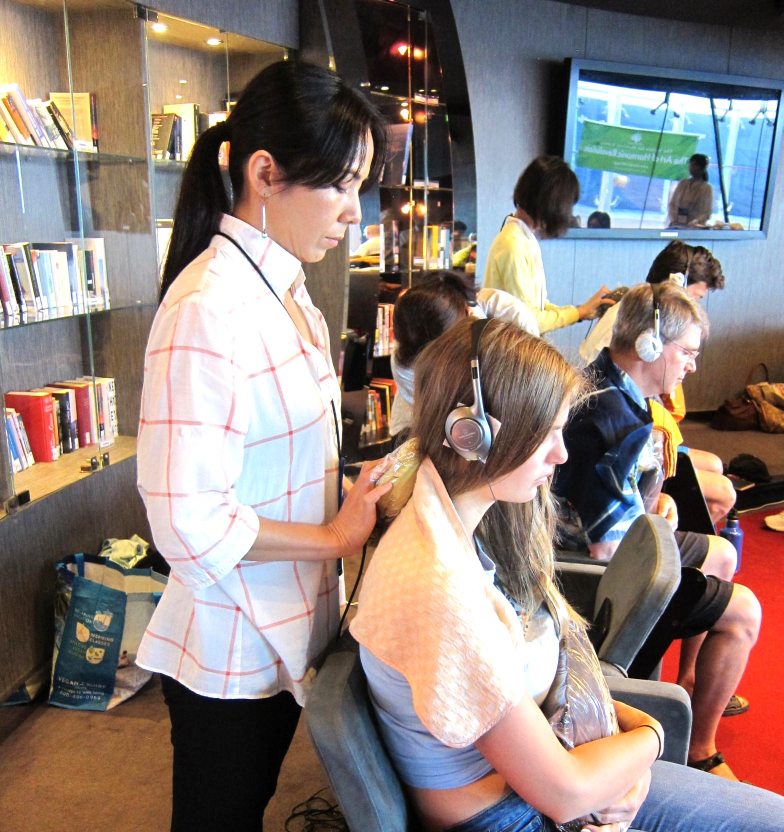
#> input picture 太陽食品コラボ.jpg, 1567 x 1664 px (shown at 1/2 size)
$ python image_resizer.py '../太陽食品コラボ.jpg'
#> lines starting #> are read from the running program, lines starting #| are printed output that depends on the picture
#!/usr/bin/env python3
# -*- coding: utf-8 -*-
"""
汎用画像リサイズツール - 指定サイズへのリサイズ + 余白パディング

任意の画像を指定サイズにリサイズし、アスペクト比を維持しつつ余白で埋める。
EXIF回転の自動適用、RGBA/P→RGB変換にも対応。

使い方:
  # 基本（4:5 Instagram向け 1080x1350）
  python3 image_resizer.py input.jpg

  # サイズ指定
  python3 image_resizer.py input.jpg --size 1200x630

  # 出力先指定
  python3 image_resizer.py input.jpg -o output.jpg

  # 背景色指定（デフォルト: 白）
  python3 image_resizer.py input.jpg --bg "#F0F0F0"

  # 複数ファイル一括処理
  python3 image_resizer.py img1.jpg img2.png img3.webp --size 1080x1080

  # ディレクトリ内の全画像を処理
  python3 image_resizer.py ./photos/ --size 1080x1350 -o ./resized/

  # JPEG品質指定（デフォルト: 90）
  python3 image_resizer.py input.jpg --quality 95

  # プレビュー（保存せず情報のみ表示）
  python3 image_resizer.py input.jpg --info
"""

import argparse
import os
import sys
from pathlib import Path
from PIL import Image, ImageOps

SUPPORTED_EXTENSIONS = {'.jpg', '.jpeg', '.png', '.webp', '.bmp', '.gif', '.tiff'}

# プリセットサイズ
PRESETS = {
    'ig-portrait': (1080, 1350),   # Instagram 4:5
    'ig-square': (1080, 1080),     # Instagram 1:1
    'ig-landscape': (1080, 608),   # Instagram 1.91:1
    'ig-story': (1080, 1920),      # Instagram Story 9:16
    'x-post': (1200, 675),         # X(Twitter) 16:9
    'x-header': (1500, 500),       # X ヘッダー
    'og': (1200, 630),             # OGP画像
    'youtube-thumb': (1280, 720),  # YouTube サムネイル
    'a4-landscape': (3508, 2480),  # A4横 300dpi
    'a4-portrait': (2480, 3508),   # A4縦 300dpi
}


def parse_color(color_str):
    """色文字列をRGBタプルに変換"""
    color_str = color_str.strip().strip('"').strip("'")
    if color_str.startswith('#'):
        hex_color = color_str.lstrip('#')
        if len(hex_color) == 3:
            hex_color = ''.join(c * 2 for c in hex_color)
        return tuple(int(hex_color[i:i+2], 16) for i in (0, 2, 4))
    named_colors = {
        'white': (255, 255, 255), 'black': (0, 0, 0),
        'red': (255, 0, 0), 'green': (0, 128, 0), 'blue': (0, 0, 255),
        'transparent': None,
    }
    return named_colors.get(color_str.lower(), (255, 255, 255))


def parse_size(size_str):
    """サイズ文字列またはプリセット名をタプルに変換"""
    if size_str in PRESETS:
        return PRESETS[size_str]
    parts = size_str.lower().replace(',', 'x').split('x')
    if len(parts) != 2:
        raise ValueError(f"サイズは 'WxH' 形式で指定してください: {size_str}")
    return int(parts[0]), int(parts[1])


def resize_with_padding(img, target_w, target_h, bg_color=(255, 255, 255), quality=90):
    """
    画像をアスペクト比を維持して指定サイズにリサイズし、余白をパディングする。

    Args:
        img: PIL Image
        target_w: 目標幅
        target_h: 目標高さ
        bg_color: 背景色 (R, G, B) タプル、またはNone（透明）
        quality: JPEG品質 (1-100)

    Returns:
        PIL Image (リサイズ済み)
    """
    # EXIF回転を適用
    img = ImageOps.exif_transpose(img)

    # 透明背景の場合はRGBA、それ以外はRGB
    if bg_color is None:
        if img.mode != 'RGBA':
            img = img.convert('RGBA')
        output_mode = 'RGBA'
    else:
        if img.mode in ('RGBA', 'P'):
            bg = Image.new('RGB', img.size, bg_color)
            if img.mode == 'RGBA':
                bg.paste(img, mask=img.split()[3])
            else:
                bg.paste(img)
            img = bg
        elif img.mode != 'RGB':
            img = img.convert('RGB')
        output_mode = 'RGB'

    # アスペクト比を維持してフィット
    img_w, img_h = img.size
    scale = min(target_w / img_w, target_h / img_h)
    new_w = int(img_w * scale)
    new_h = int(img_h * scale)
    img_resized = img.resize((new_w, new_h), Image.LANCZOS)

    # 余白で中央配置
    if bg_color is None:
        result = Image.new('RGBA', (target_w, target_h), (0, 0, 0, 0))
    else:
        result = Image.new(output_mode, (target_w, target_h), bg_color)

    offset_x = (target_w - new_w) // 2
    offset_y = (target_h - new_h) // 2
    result.paste(img_resized, (offset_x, offset_y))

    return result


def get_output_path(input_path, output_arg, target_w, target_h):
    """出力パスを決定"""
    input_path = Path(input_path)
    if output_arg:
        output_path = Path(output_arg)
        if output_path.is_dir():
            stem = input_path.stem
            ext = input_path.suffix if input_path.suffix.lower() != '.webp' else '.jpg'
            return output_path / f"{stem}_{target_w}x{target_h}{ext}"
        return output_path
    stem = input_path.stem
    ext = input_path.suffix if input_path.suffix.lower() != '.webp' else '.jpg'
    return input_path.parent / f"{stem}_{target_w}x{target_h}{ext}"


def collect_images(paths):
    """パスリストから画像ファイルを収集"""
    images = []
    for p in paths:
        path = Path(p)
        if path.is_dir():
            for ext in SUPPORTED_EXTENSIONS:
                images.extend(path.glob(f'*{ext}'))
                images.extend(path.glob(f'*{ext.upper()}'))
        elif path.is_file() and path.suffix.lower() in SUPPORTED_EXTENSIONS:
            images.append(path)
        else:
            print(f"  スキップ: {p} (非対応形式)")
    return sorted(set(images))


def show_info(img_path):
    """画像情報を表示"""
    img = Image.open(img_path)
    img = ImageOps.exif_transpose(img)
    w, h = img.size
    ratio = w / h
    file_size = os.path.getsize(img_path)

    print(f"  ファイル: {img_path}")
    print(f"  サイズ: {w}x{h}")
    print(f"  アスペクト比: {ratio:.2f} ({w}:{h})")
    print(f"  モード: {img.mode}")
    print(f"  ファイルサイズ: {file_size / 1024:.1f} KB")

    # 最適プリセット提案
    print(f"  ---")
    for name, (pw, ph) in PRESETS.items():
        preset_ratio = pw / ph
        if abs(ratio - preset_ratio) < 0.1:
            print(f"  近いプリセット: {name} ({pw}x{ph})")


def main():
    parser = argparse.ArgumentParser(
        description='汎用画像リサイズツール - 余白パディング付き',
        formatter_class=argparse.RawDescriptionHelpFormatter,
        epilog="""
プリセット一覧:
  ig-portrait    1080x1350  Instagram 4:5
  ig-square      1080x1080  Instagram 1:1
  ig-landscape   1080x608   Instagram 1.91:1
  ig-story       1080x1920  Instagram Story 9:16
  x-post         1200x675   X(Twitter) 16:9
  x-header       1500x500   X ヘッダー
  og             1200x630   OGP画像
  youtube-thumb  1280x720   YouTube サムネイル
  a4-landscape   3508x2480  A4横 300dpi
  a4-portrait    2480x3508  A4縦 300dpi

使用例:
  python3 image_resizer.py photo.jpg --size ig-portrait
  python3 image_resizer.py ./photos/ --size 1080x1080 -o ./output/
        """)

    parser.add_argument('inputs', nargs='*', help='画像ファイルまたはディレクトリ')
    parser.add_argument('--size', '-s', default='ig-portrait',
                        help='出力サイズ (WxH or プリセット名、デフォルト: ig-portrait)')
    parser.add_argument('--output', '-o', default=None,
                        help='出力先ファイルまたはディレクトリ')
    parser.add_argument('--bg', default='white',
                        help='背景色 (#RRGGBB or 色名、デフォルト: white)')
    parser.add_argument('--quality', '-q', type=int, default=90,
                        help='JPEG品質 1-100 (デフォルト: 90)')
    parser.add_argument('--info', action='store_true',
                        help='画像情報を表示するのみ（リサイズしない）')
    parser.add_argument('--presets', action='store_true',
                        help='プリセット一覧を表示')

    args = parser.parse_args()

    if args.presets:
        print("プリセット一覧:")
        for name, (w, h) in PRESETS.items():
            print(f"  {name:20s} {w}x{h}")
        return

    # 画像収集
    images = collect_images(args.inputs)
    if not images:
        print("対象画像が見つかりません")
        sys.exit(1)

    # --info モード
    if args.info:
        for img_path in images:
            show_info(img_path)
            print()
        return

    # サイズ・背景色パース
    target_w, target_h = parse_size(args.size)
    bg_color = parse_color(args.bg)

    # 出力ディレクトリ作成
    if args.output and len(images) > 1:
        Path(args.output).mkdir(parents=True, exist_ok=True)

    print(f"リサイズ: {target_w}x{target_h} | 背景: {args.bg} | 品質: {args.quality}")
    print(f"対象: {len(images)}ファイル")
    print()

    for img_path in images:
        try:
            img = Image.open(img_path)
#> img is the input picture: PIL image 1567x1664 RGB; mean R, G, B 142.4, 128, 122.4
            original_size = f"{img.size[0]}x{img.size[1]}"
#> original_size = '1567x1664'

            result = resize_with_padding(img, target_w, target_h, bg_color, args.quality)
#> in resize_with_padding, `img_resized = img.resize((new_w, new_h), Image.LANCZOS)`:
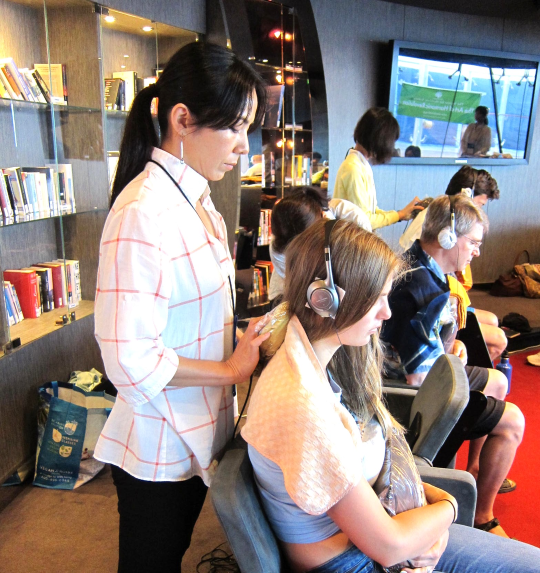
#> img_resized: PIL image 1080x1146 RGB (shown at 1/2 size); mean R, G, B 142.4, 128, 122.4
#> in resize_with_padding, `result = Image.new(output_mode, (target_w, target_h), bg_color)`: result: PIL image 1080x1350 RGB; every value is 255
#> in resize_with_padding, `result.paste(img_resized, (offset_x, offset_y))`:
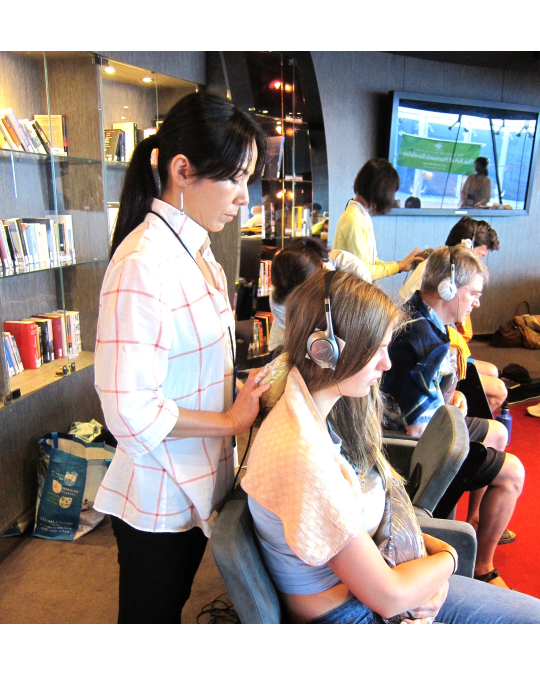
#> result: PIL image 1080x1350 RGB (shown at 1/2 size); mean R, G, B 159.4, 147.2, 142.4
            output_path = get_output_path(img_path, args.output, target_w, target_h)

            # 保存
            save_kwargs = {}
            if output_path.suffix.lower() in ('.jpg', '.jpeg'):
                save_kwargs = {'quality': args.quality, 'optimize': True}
            elif output_path.suffix.lower() == '.png':
                save_kwargs = {'optimize': True}

            result.save(output_path, **save_kwargs)
            out_size = os.path.getsize(output_path) / 1024
            print(f"  ✅ {img_path.name} ({original_size}) → {output_path.name} ({target_w}x{target_h}, {out_size:.1f}KB)")
#|   ✅ 太陽食品コラボ.jpg (1567x1664) → 太陽食品コラボ_1080x1350.jpg (1080x1350, 335.4KB)

        except Exception as e:
            print(f"  ❌ {img_path.name}: {e}")

    print(f"\n完了!")


if __name__ == '__main__':
    main()
